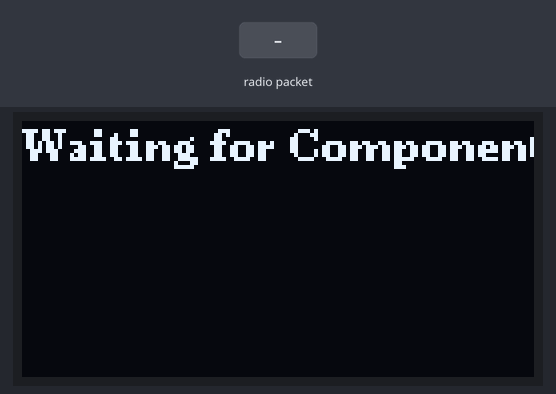
Recording of a sketch running on a simulated ESP32. On the bench: 128×64 one-colour display. The test bench sets the inputs (shaded band). Storage starts empty; nothing arrives over Bluetooth unless stated; what the sketch prints to the serial monitor is not drawn.

Above: at 1.4 s.
1.5 s: radio packet "Lat:" arrives
At 1.9 s:
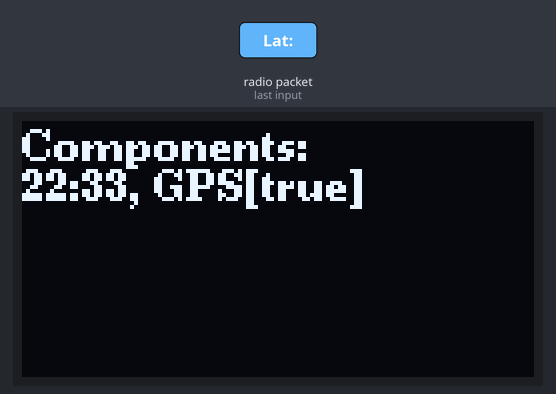
3.0 s: radio packet "TEST_SD" arrives
At 4.2 s:
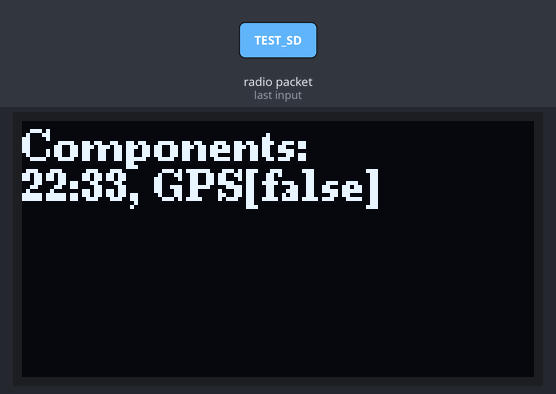
Timing chart, 0 to 6.0 s (numbered marks = the images above; inputs shaded):
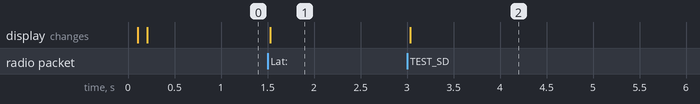

The sketch:

sketch_nov21a.ino
```cpp
#include <BluetoothSerial.h>
#include <esp_now.h>
#include <Wire.h>
#include <U8g2lib.h>
#include <SD.h>
#include <SPI.h>
#include <WiFi.h>

// OLED display configuration using U8g2
U8G2_SSD1306_128X64_NONAME_F_HW_I2C u8g2(U8G2_R0, /* reset=*/U8X8_PIN_NONE);

// SD Card chip select pin
#define SD_CS 5

// File for logging data
File logFile;

// Bluetooth Serial instance
BluetoothSerial btSerial;

// Buffer to hold incoming data
uint8_t dataBuffer[250]; // Increased size to accommodate larger data packets

// Define a structure for component information
struct ComponentInfo
{
  String macAddress; // Store last two octets of the component's MAC address
  bool hasGPSLock;   // Indicates whether a valid GPS fix is present
};

// Maximum number of components to track
#define MAX_COMPONENTS 10
ComponentInfo components[MAX_COMPONENTS];
int componentCount = 0;

// Function to find or add a component to the tracking list
int findOrAddComponent(String macAddress)
{
  for (int i = 0; i < componentCount; i++)
  {
    if (components[i].macAddress == macAddress)
    {
      return i;
    }
  }
  // Add new component if there is space
  if (componentCount < MAX_COMPONENTS)
  {
    components[componentCount].macAddress = macAddress;
    components[componentCount].hasGPSLock = false; // Initialize status
    return componentCount++;
  }
  else
  {
    // List is full
    return -1;
  }
}

// Update the OLED display with component statuses
void updateDisplay()
{
  u8g2.clearBuffer(); // Clear display buffer

  u8g2.setFont(u8g2_font_ncenB08_tr); // Choose a readable font
  u8g2.setCursor(0, 10);
  u8g2.print("Components:");

  int y = 20;
  for (int i = 0; i < componentCount; i++)
  {
    if (y > 64 - 10)
      break; // Prevent display overflow

    u8g2.setCursor(0, y);
    u8g2.printf("%s, GPS[%s]", components[i].macAddress.c_str(),
                components[i].hasGPSLock ? "true" : "false");
    y += 10;
  }
  u8g2.sendBuffer(); // Write buffer to the display
}

// Callback function for ESP-NOW data reception from a component
void onComponentDataReceived(const esp_now_recv_info_t *recv_info, const uint8_t *data, int len)
{
  Serial.println("Data received from component");

  // Extract the last two octets of the MAC address for identification
  char macStr[6];
  snprintf(macStr, sizeof(macStr), "%02X:%02X",
           recv_info->src_addr[4], recv_info->src_addr[5]);
  Serial.print("From: ");
  Serial.println(macStr);
  Serial.print("Data length: ");
  Serial.println(len);

  // Prevent buffer overflow
  if (len >= sizeof(dataBuffer))
  {
    Serial.println("Data too large for buffer");
    return;
  }
  memcpy(dataBuffer, data, len);
  dataBuffer[len] = '\0'; // Ensure null-termination

  String receivedData = String((char *)dataBuffer);
  Serial.print("Received Data: ");
  Serial.println(receivedData);

  // Determine if the component has a valid GPS fix by checking for "Lat:" in the message
  bool gpsLock = receivedData.indexOf("Lat:") != -1;

  // Add or update the component's information
  int compIndex = findOrAddComponent(String(macStr));
  Serial.print("Component index: ");
  Serial.println(compIndex);
  if (compIndex >= 0)
  {
    components[compIndex].hasGPSLock = gpsLock;
  }
  else
  {
    Serial.println("Component list is full. Cannot add new component.");
  }

  // Refresh OLED display with new information
  updateDisplay();

  // Log the received data to the SD card
  writeToSDCard("Received Component Data", receivedData);
}

// (Placeholder) Function to scan for nearby Bluetooth devices
void scanBluetoothDevices()
{
  if (!btSerial.hasClient())
  {
    Serial.println("Scanning for Bluetooth devices...");
    // ESP32 does not support full Bluetooth scanning like Wi-Fi,
    // but you may handle connections or use other techniques here.
  }
  else
  {
    Serial.println("A Bluetooth client is connected.");
  }
}

// Write a log entry to the SD card
void writeToSDCard(String testLabel, String data)
{
  String logEntry = testLabel + ", " + data + "\n";

  if (!SD.exists("/log.csv"))
  {
    Serial.println("Log file does not exist, creating new one.");
  }

  logFile = SD.open("/log.csv", FILE_APPEND);
  if (logFile)
  {
    logFile.print(logEntry);
    logFile.flush(); // Ensure data is written immediately
    logFile.close();
    Serial.println("Data saved to SD card.");
  }
  else
  {
    Serial.println("Error opening file for writing.");
  }
}

void setup()
{
  Serial.begin(115200);

  // Initialize Bluetooth for the Main Unit
  if (!btSerial.begin("ESP32_MainUnit"))
  {
    Serial.println("Bluetooth initialization failed!");
    while (1)
      ;
  }
  Serial.println("Bluetooth initialized as Main Unit");

  // Initialize Wi-Fi in station mode (required for ESP-NOW)
  WiFi.mode(WIFI_STA);
  WiFi.disconnect(); // Disconnect from any network
  delay(100);
  Serial.println("Wi-Fi initialized in station mode");

  // Display the Main Unit's MAC Address
  Serial.print("Main Unit MAC Address: ");
  Serial.println(WiFi.macAddress());

  // Initialize ESP-NOW
  if (esp_now_init() != ESP_OK)
  {
    Serial.println("Error initializing ESP-NOW");
    return;
  }
  Serial.println("ESP-NOW Initialized");

  // Register the callback for receiving data from components
  esp_now_register_recv_cb(onComponentDataReceived);
  Serial.println("ESP-NOW receive callback registered.");

  // Initialize OLED display
  u8g2.begin();
  u8g2.clearBuffer();
  u8g2.sendBuffer();
  Serial.println("OLED initialized.");

  // Display an initial message
  u8g2.clearBuffer();
  u8g2.setFont(u8g2_font_ncenB08_tr);
  u8g2.drawStr(0, 10, "Waiting for Component Data...");
  u8g2.sendBuffer();

  // Initialize SD card
  if (!SD.begin(SD_CS))
  {
    Serial.println("SD card initialization failed!");
    while (1)
      ; // Halt if the SD card fails to initialize
  }
  Serial.println("SD card initialized.");
}

void loop()
{
  // Check for manual SD logging test via the Serial Monitor
  if (Serial.available())
  {
    String command = Serial.readStringUntil('\n');
    command.trim();
    if (command.equalsIgnoreCase("TEST_SD"))
    {
      writeToSDCard("Manual Test", "Test data written to SD card manually.");
    }
  }

  // Optionally scan for Bluetooth devices
  scanBluetoothDevices();

  delay(1000); // Small delay to avoid flooding the loop
}
```

Measured:
- after the input at 1.5 s, the display: changes at once (image 1)
- after the input at 3.0 s, the display: changes at once (image 2)
